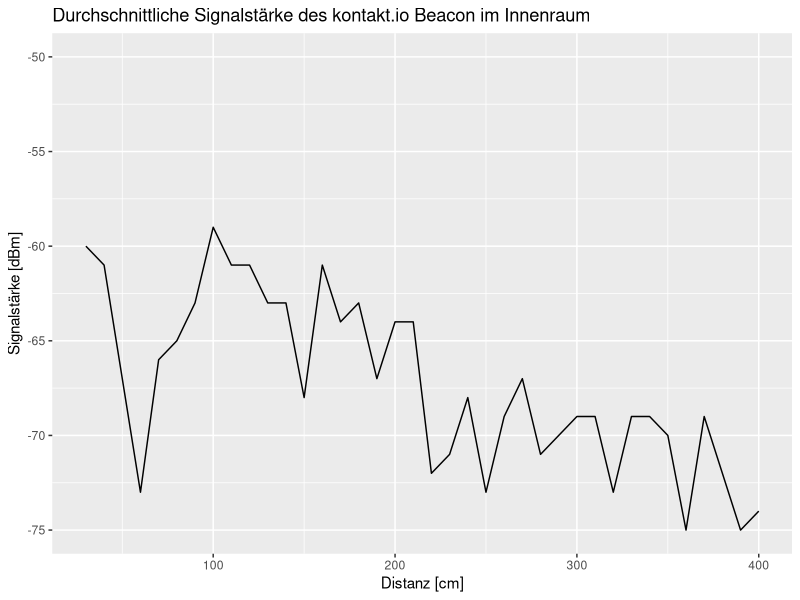
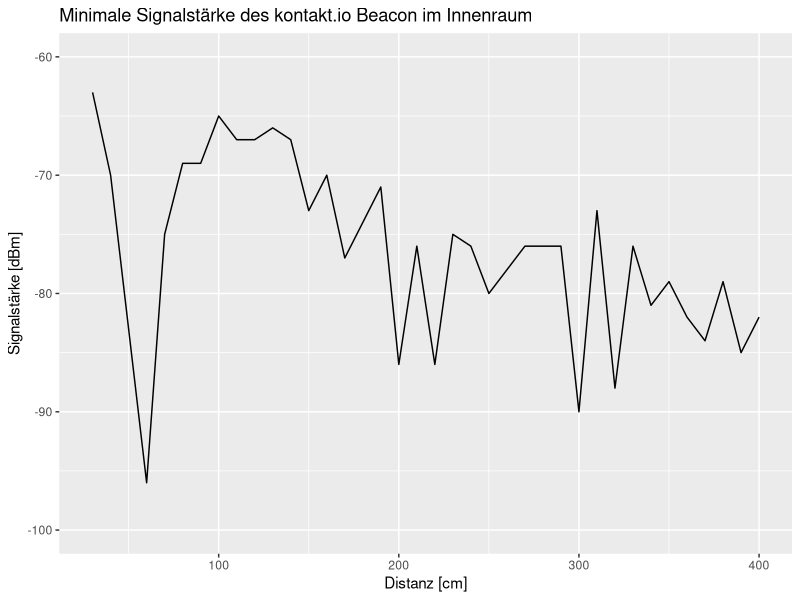
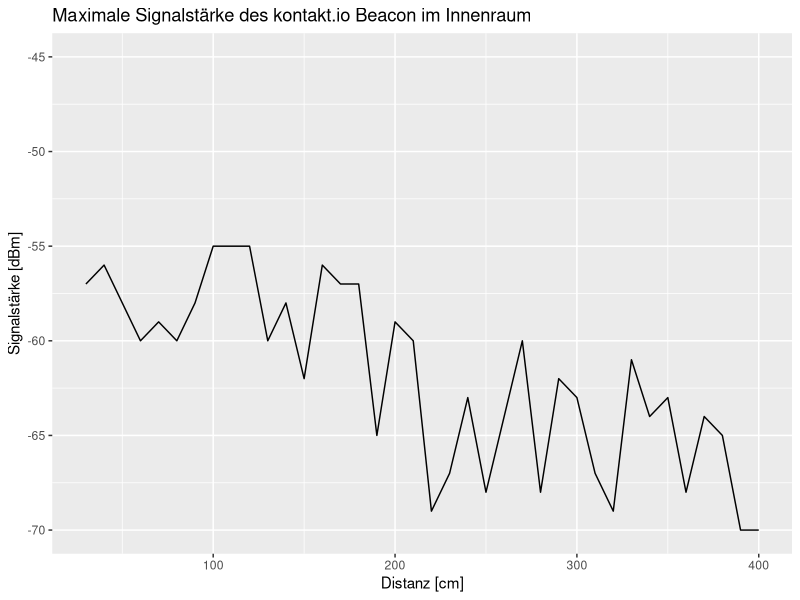
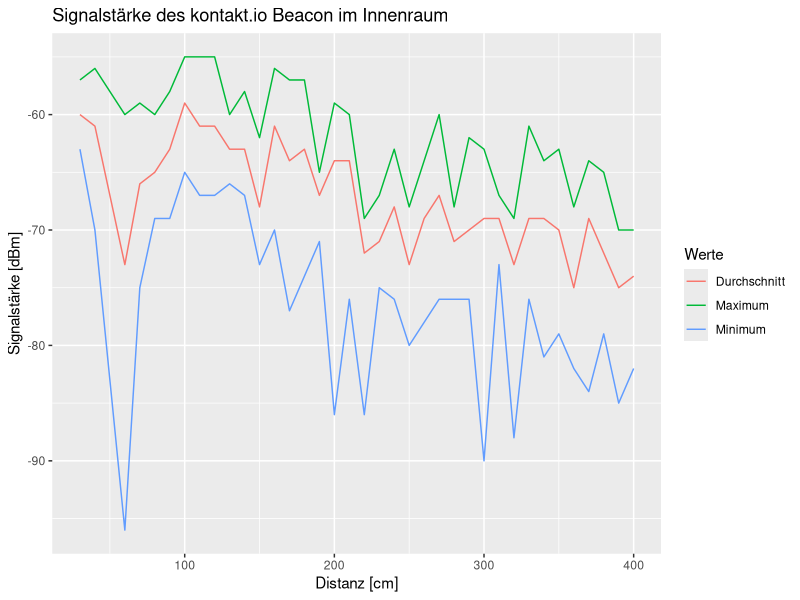

The R script that drew these images, in order:
library(ggplot2)

#avgData <- c(-60, -61, -67, -73, -66, -65, -63, -59, -61)
#minData <- c(-63, -70, -83, -96, -75, -69, -69, -65, -67)
#maxData <- c(-57, -56, -58, -60, -59, -60, -58, -55, -55)

data <- read.csv(file='DataiPhone5.csv', head=TRUE, sep=';')

pdf(file="avgiphone5.pdf", onefile=TRUE, pagecentre=TRUE, width=12, height=6)

print(
	ggplot(data = data, aes(x=distance, y=avg_signalstrength)) + geom_line() + ylab("Signalstärke [dBm]") + xlab("Distanz [cm]") + ggtitle("Durchschnittliche Signalstärke des kontakt.io Beacon im Innenraum") + ylim(c(-75,-50))
)
	
pdf(file="miniphone5.pdf", onefile=TRUE, pagecentre=TRUE, width=12, height=6)
print(
	ggplot(data = data, aes(x=distance, y=min_signalstrength)) + geom_line() + ylab("Signalstärke [dBm]") + xlab("Distanz [cm]") + ggtitle("Minimale Signalstärke des kontakt.io Beacon im Innenraum") + ylim(c(-100,-60))
)

pdf(file="maxiphone5.pdf", onefile=TRUE, pagecentre=TRUE, width=12, height=6)
print(
	ggplot(data = data, aes(x=distance, y=max_signalstrength)) + geom_line() + ylab("Signalstärke [dBm]") + xlab("Distanz [cm]") + ggtitle("Maximale Signalstärke des kontakt.io Beacon im Innenraum") + ylim(c(-70,-45))
)


pdf(file="alliphone5.pdf", onefile=TRUE, pagecentre=TRUE, width=12, height=6)
print(
	ggplot(data = data, aes(x=distance, y=value)) + geom_line(aes(y=avg_signalstrength, col = 'Durchschnitt')) + geom_line(aes(y=min_signalstrength, col = 'Minimum')) + geom_line(aes(y=max_signalstrength, col = 'Maximum'))   + ylab("Signalstärke [dBm]") + xlab("Distanz [cm]") + ggtitle("Signalstärke des kontakt.io Beacon im Innenraum") + labs(colour = "Werte")
)